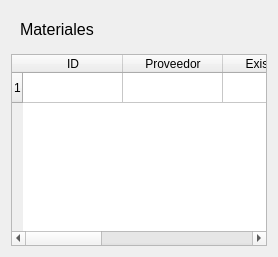
            <widget class="QWidget" name="tbClient">
             <layout class="QVBoxLayout" name="verticalLayout_5">
              <item>
               <widget class="QWidget" name="widget_6" native="true">
                <layout class="QHBoxLayout" name="horizontalLayout_8">
                 <item>
                  <widget class="QLabel" name="label_2">
                   <property name="font">
                    <font>
                     <pointsize>12</pointsize>
                    </font>
                   </property>
                   <property name="text">
                    <string>Materiales</string>
                   </property>
                  </widget>
                 </item>
                </layout>
               </widget>
              </item>
              <item>
               <widget class="QTableWidget" name="tableMaterial">
                <property name="horizontalScrollBarPolicy">
                 <enum>Qt::ScrollBarAsNeeded</enum>
                </property>
                <property name="sizeAdjustPolicy">
                 <enum>QAbstractScrollArea::AdjustIgnored</enum>
                </property>
                <property name="selectionBehavior">
                 <enum>QAbstractItemView::SelectRows</enum>
                </property>
                <property name="horizontalScrollMode">
                 <enum>QAbstractItemView::ScrollPerItem</enum>
                </property>
                <property name="gridStyle">
                 <enum>Qt::SolidLine</enum>
                </property>
                <attribute name="horizontalHeaderCascadingSectionResizes">
                 <bool>false</bool>
                </attribute>
                <attribute name="horizontalHeaderShowSortIndicator" stdset="0">
                 <bool>false</bool>
                </attribute>
                <attribute name="horizontalHeaderStretchLastSection">
                 <bool>true</bool>
                </attribute>
                <attribute name="verticalHeaderCascadingSectionResizes">
                 <bool>false</bool>
                </attribute>
                <attribute name="verticalHeaderShowSortIndicator" stdset="0">
                 <bool>false</bool>
                </attribute>
                <attribute name="verticalHeaderStretchLastSection">
                 <bool>false</bool>
                </attribute>
                <row/>
                <column>
                 <property name="text">
                  <string>ID</string>
                 </property>
                </column>
                <column>
                 <property name="text">
                  <string>Proveedor</string>
                 </property>
                </column>
                <column>
                 <property name="text">
                  <string>Existencia</string>
                 </property>
                </column>
                <column>
                 <property name="text">
                  <string>Pzs/Lote</string>
                 </property>
                </column>
                <column>
                 <property name="text">
                  <string>Ultima Compra</string>
                 </property>
                </column>
                <column>
                 <property name="text">
                  <string>Nombre</string>
                 </property>
                </column>
               </widget>
              </item>
             </layout>
            </widget>
